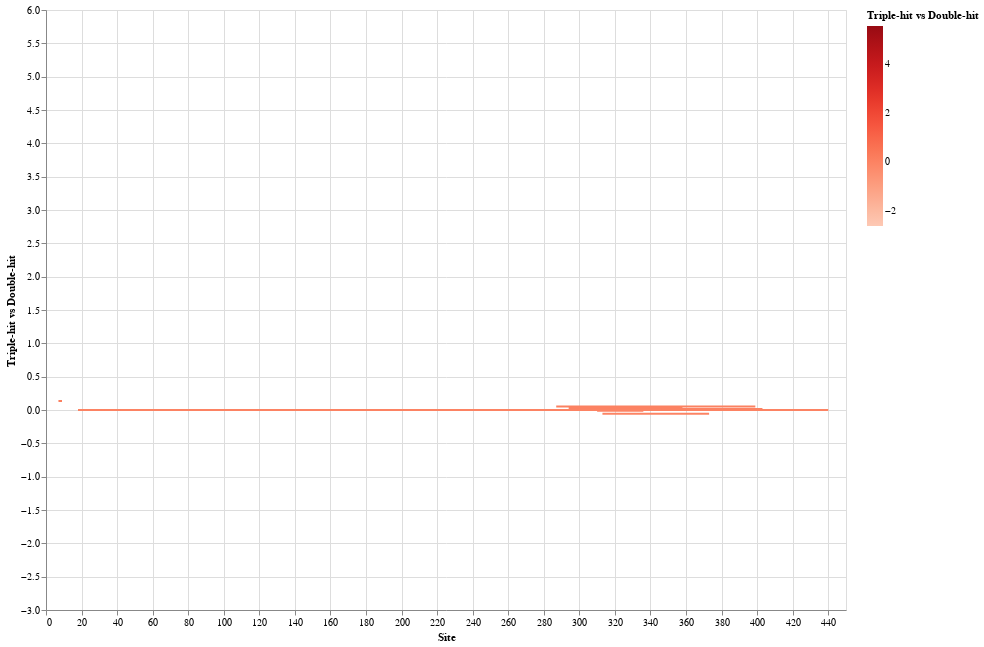

Notebook cell for this chart:
### Code cell
import altair as alt

source = df

line = alt.Chart(source).mark_line().encode(
    x='Site',
    y='Triple-hit vs Double-hit',
    color=alt.Color('Triple-hit vs Double-hit', scale=alt.Scale(scheme='reds', reverse=False))
    
).properties(
    width=800,
    height=600)

area2 = line.encode(
    y=alt.Y('Double-hit vs Single-hit'),
    color=alt.Color('Double-hit vs Single-hit', scale=alt.Scale(scheme='blues', reverse=False))
)

line

### Figure 1 — Vega-Lite specification as saved in the notebook (floating-point values rounded to 4 significant figures; data arrays with more than 128 entries replaced by an {"elided": "..."} marker saying what was removed)
{"config": {"view": {"continuousWidth": 400, "continuousHeight": 300}}, "data": {"name": "data-c896adc3a1a8f1edd8a2d403ae937ee7"}, "mark": "line", "encoding": {"color": {"type": "quantitative", "field": "Triple-hit vs Double-hit", "scale": {"reverse": false, "scheme": "reds"}}, "x": {"type": "quantitative", "field": "Site"}, "y": {"type": "quantitative", "field": "Triple-hit vs Double-hit"}}, "height": 600, "width": 800, "$schema": "https://vega.github.io/schema/vega-lite/v4.8.1.json", "datasets": {"data-c896adc3a1a8f1edd8a2d403ae937ee7": {"elided": "449 records"}}}
